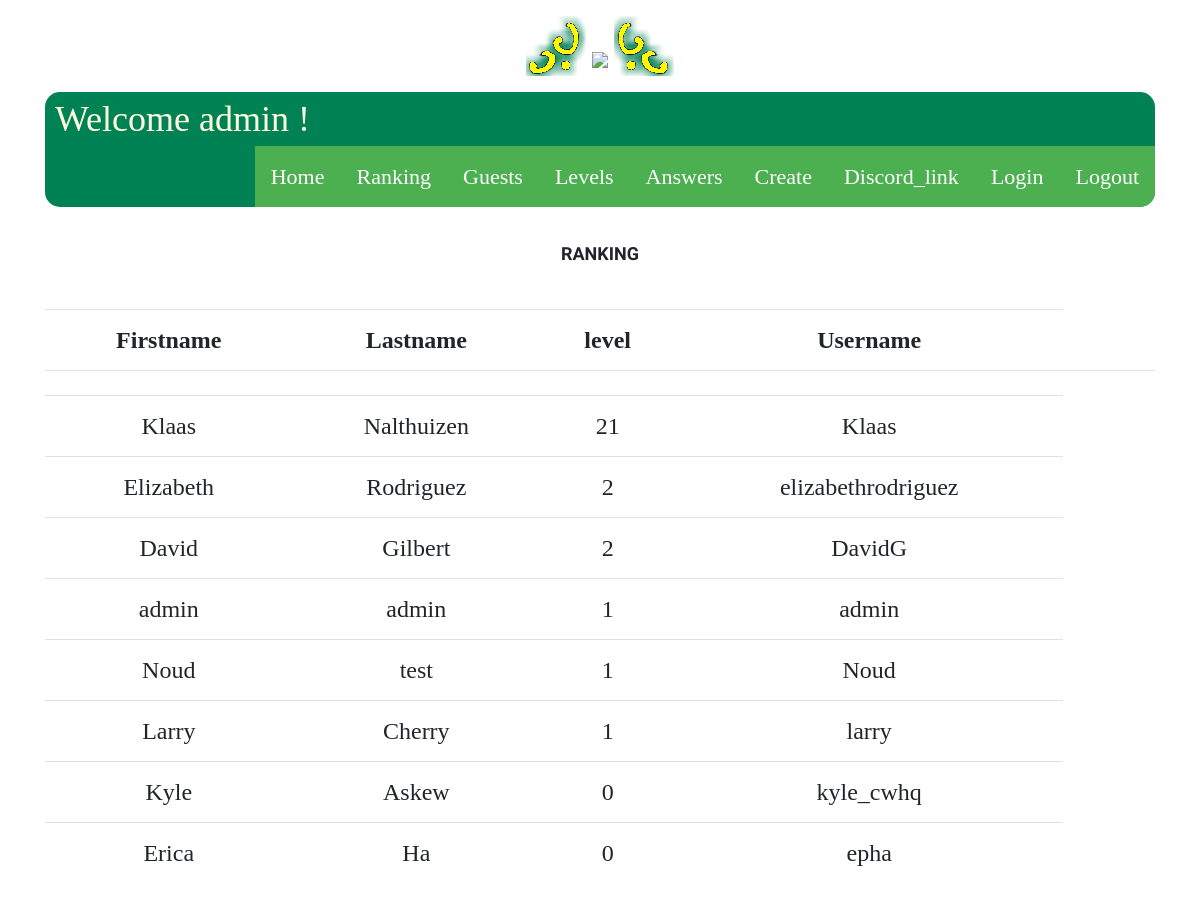
Screenshot of /showranking (signed in) with the database file from the repository.
### tables this page shows
CREATE TABLE Guests( Guest_id INTEGER PRIMARY KEY AUTOINCREMENT, First_name TEXT NOT NULL, Last_name TEXT NOT NULL, Email_address TEXT NOT NULL, Level INTEGER DEFAULT 0 NOT NULL, Username TEXT NOT NULL, Password TEXT NOT NULL);

### flask_app.py (the view, shortened to what this page needs)
@app.route('/showranking', methods=["POST","GET"])
def showranking():
    if 'username' not in session:
        return render_template("message.html", message = "Must be logged in as admin", desto="/login", pic = "empty.png")
    if session['username'] != "admin":
        return render_template("message.html", message = "Must be logged in as admin", desto="/login", pic = "empty.png")
    output = "Welcome admin !"
    c.execute("SELECT * FROM Guests ORDER BY Level DESC")
    conn.commit()
    rows=c.fetchall()
    return render_template('showranking.html', rows=rows , output = output)

### templates/showranking.html
{% extends "layout_admin.html" %}
{% block content %}
    <div id="container" class="text-center">
        <br/>
        <h1> RANKING </h1>
        <br/>
        <form action="" method="POST">
                <table align="center" class="table">
                    <tr><th>Firstname</th><th>Lastname</th><th>level</th><th>Username</th></tr>
                    <tr><td></td><td></td><td></td></td><td></td><td></td><td></td></tr>
                    {% if rows !="EMPTY" %}
                        {% for row in rows %}
                            <tr>
                                <td>{{ row[1] }}</td>
                                <td>{{ row[2] }}</td>
                                <td>{{ row[4] }}</td>
                                <td>{{ row[5] }}</td>
                            </tr>
                        {% endfor %}
                    {% endif %}
                </table>
            </form>
    </div>
{% endblock %}

### static/style.css (style rules this page uses)
body { font-family:'18thCentury'; font-size: 150%; }
h1 { font-family: "IM Fell English"; font-size: 18px; font-style: normal; font-variant: normal; font-weight: 700; line-height: 21.6px; }

### rows the page displays
Guests: First_name "Klaas", Last_name "Nalthuizen", Level "21", Username "Klaas"
Guests: First_name "Elizabeth", Last_name "Rodriguez", Level "2", Username "elizabethrodriguez"
Guests: First_name "David", Last_name "Gilbert", Level "2", Username "DavidG"
Guests: First_name "admin", Last_name "admin", Level "1", Username "admin"
Guests: First_name "Noud", Last_name "test", Level "1", Username "Noud"
Guests: First_name "Larry", Last_name "Cherry", Level "1", Username "larry"
Guests: First_name "Kyle", Last_name "Askew", Level "0", Username "kyle_cwhq"
Guests: First_name "Erica", Last_name "Ha", Level "0", Username "epha"

### other values shown
{{ output }} "Welcome admin !"
